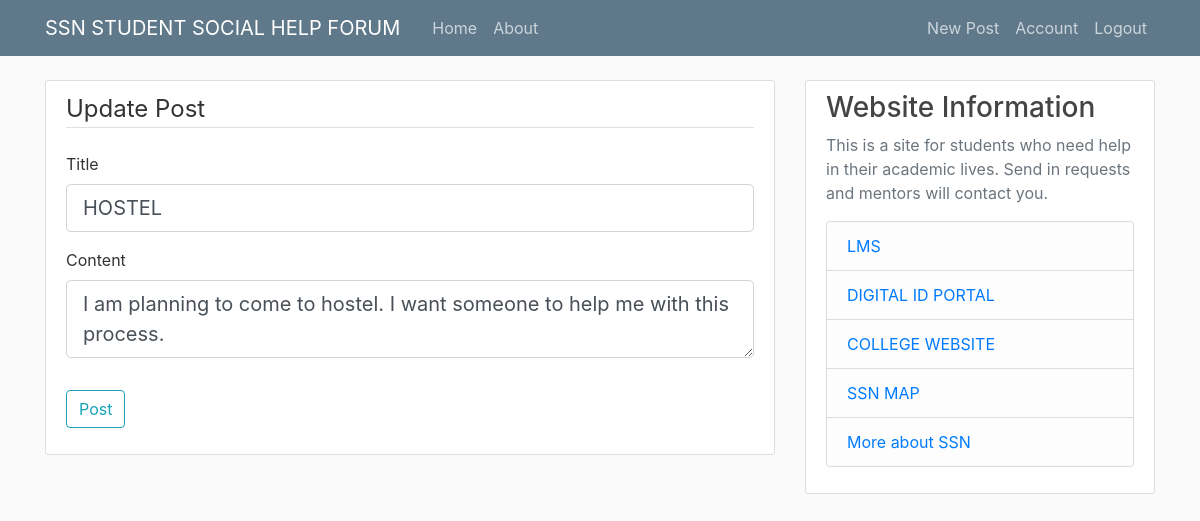
The page /post/2/update (signed in) on the database its author committed.
### flaskblog/models.py (models this page shows, shortened)
class Post(db.Model):
    id = db.Column(db.Integer, primary_key=True)
    title = db.Column(db.String(100), nullable=False)
    date_posted = db.Column(db.DateTime, nullable=False, default=datetime.utcnow)
    content = db.Column(db.Text, nullable=False)
    user_id = db.Column(db.Integer, db.ForeignKey('user.id'), nullable=False)

### flaskblog/routes.py (the view)
@app.route("/post/<int:post_id>/update", methods=['GET', 'POST'])
@login_required
def update_post(post_id):
    post = Post.query.get_or_404(post_id)
    if post.author != current_user:
        abort(403)
    form = PostForm()
    if form.validate_on_submit():
        post.title = form.title.data
        post.content = form.content.data
        db.session.commit()
        flash('Your post has been updated!', 'success')
        return redirect(url_for('post', post_id=post.id))
    elif request.method == 'GET':
        form.title.data = post.title
        form.content.data = post.content
    return render_template('create_post.html', title='Update Post',
                           form=form, legend='Update Post')

### flaskblog/forms.py
class PostForm(FlaskForm):
    title = StringField('Title', validators=[DataRequired()])
    content = TextAreaField('Content', validators=[DataRequired()])
    submit = SubmitField('Post')

### flaskblog/models.py (called while the page is built)
@login_manager.user_loader
def load_user(user_id):
    return User.query.get(int(user_id))

### flaskblog/templates/create_post.html (shortened to what this page needs)
{% extends "layout.html" %}
{% block content %}
<div class="content-section">
    <form method="POST" action="">
        <fieldset class="form-group">
            <legend class="border-bottom mb-4">{{ legend }}</legend>
            <div class="form-group">
                {{ form.title.label(class="form-control-label") }}
                {% if form.title.errors %}
                {{ form.title(class="form-control form-control-lg is-invalid") }}
                <div class="invalid-feedback">
                    {% for error in form.title.errors %}
                    <span>{{ error }}</span>
                    {% endfor %}
                </div>
                {% else %}
                {{ form.title(class="form-control form-control-lg") }}
                {% endif %}
            </div>
            <div class="form-group">
                {{ form.content.label(class="form-control-label") }}
                {% if form.content.errors %}
                {{ form.content(class="form-control form-control-lg is-invalid") }}
                <div class="invalid-feedback">
                    {% for error in form.content.errors %}
                    <span>{{ error }}</span>
                    {% endfor %}
                </div>
                {% else %}
                {{ form.content(class="form-control form-control-lg") }}
                {% endif %}
            </div>
        </fieldset>
        <div class="form-group">
            {{ form.submit(class="btn btn-outline-info") }}
        </div>
    </form>
</div>
{% endblock content %}

### flaskblog/static/main.css (style rules this page uses)
body { background: #fafafa; color: #333333; margin-top: 5rem; }
.content-section { background: #ffffff; padding: 10px 20px; border: 1px solid #dddddd; border-radius: 3px; margin-bottom: 20px; }

### rows shown on the page
Post: title "HOSTEL", content "I am planning to come to hostel. I want someone to help me with this process."

### other values the page prints
{{ legend }} "Update Post"
